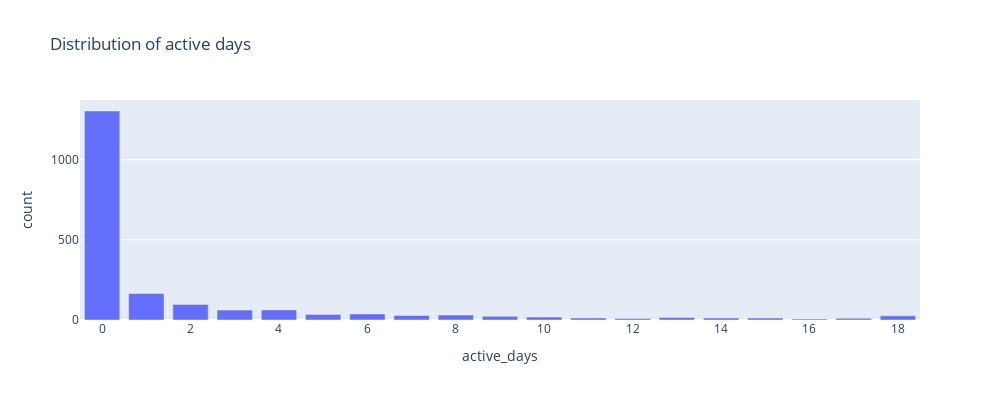

Notebook code for this chart:
### Code cell
fig = px.bar(
    df.groupby('active_days').agg(count=('repo_id', 'size')).reset_index(),
    x='active_days',
    y='count',
    title='Distribution of active days'
)
fig.show()

### Figure 1 — Plotly figure (JSON) as saved in the notebook; plotly's stock layout.template omitted (floating-point values rounded to 4 significant figures)
{"data": [{"hovertemplate": "active_days=%{x}<br>count=%{y}<extra></extra>", "legendgroup": "", "marker": {"color": "#636efa", "pattern": {"shape": ""}}, "name": "", "orientation": "v", "showlegend": false, "textposition": "auto", "type": "bar", "x": [0, 1, 2, 3, 4, 5, 6, 7, 8, 9, 10, 11, 12, 13, 14, 15, 16, 17, 18], "xaxis": "x", "y": [1303, 165, 97, 62, 63, 35, 38, 28, 31, 23, 18, 13, 10, 15, 13, 12, 7, 11, 26], "yaxis": "y"}], "layout": {"barmode": "relative", "height": 400, "legend": {"tracegroupgap": 0}, "title": {"text": "Distribution of active days"}, "width": 1000, "xaxis": {"anchor": "y", "domain": [0, 1], "title": {"text": "active_days"}}, "yaxis": {"anchor": "x", "domain": [0, 1], "title": {"text": "count"}}}}
